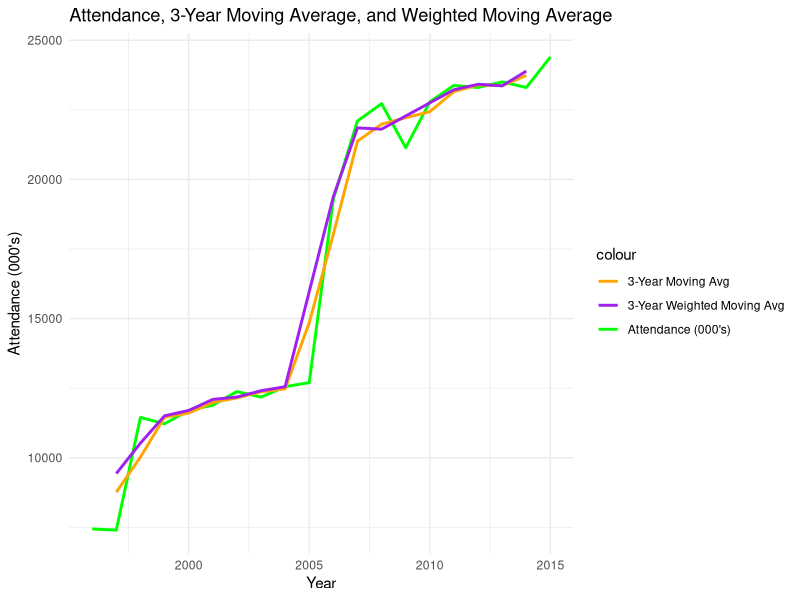

Here is the R script that generated this plot:
#Page No.661
library(ggplot2)

year <- 1996:2015
attendance <- c(7445, 7405, 11450, 11224, 11703, 11890, 12380, 12181, 12557, 12700, 
                19300, 22100, 22720, 21136, 22785, 23377, 23300, 23500, 23300, 24400)

moving_avg <- rep(NA, length(attendance))
for (i in 2:(length(attendance)-1)) {
  moving_avg[i] <- mean(attendance[(i-1):(i+1)])
}

weights <- c(0.2, 0.3, 0.5)
weighted_moving_avg <- rep(NA, length(attendance))
for (i in 2:(length(attendance)-1)) {
  weighted_moving_avg[i] <- sum(attendance[(i-1):(i+1)] * weights)
}

df <- data.frame(Year = year, Attendance = attendance, 
                 Moving_Avg = moving_avg, Weighted_Moving_Avg = weighted_moving_avg)

cat("Year  Attendance(000)  3-Year Moving Avg  3-Year Weighted Moving Avg")
for (i in 1:nrow(df)) {
  cat(df$Year[i], df$Attendance[i], 
      ifelse(is.na(df$Moving_Avg[i]), "", sprintf("%10.2f", df$Moving_Avg[i])),
      ifelse(is.na(df$Weighted_Moving_Avg[i]), "", sprintf("%10.2f", df$Weighted_Moving_Avg[i])))
}

ggplot(df, aes(x = Year)) +
  geom_line(aes(y = Attendance, color = "Attendance (000's)"), size = 1) +
  geom_line(aes(y = Moving_Avg, color = "3-Year Moving Avg"), size = 1) +
  geom_line(aes(y = Weighted_Moving_Avg, color = "3-Year Weighted Moving Avg"), size = 1) +
  labs(title = "Attendance, 3-Year Moving Average, and Weighted Moving Average",
       x = "Year", y = "Attendance (000's)") +
  scale_color_manual(values = c("Attendance (000's)" = "green", 
                                "3-Year Moving Avg" = "orange", 
                                "3-Year Weighted Moving Avg" = "purple")) +
  theme_minimal()
